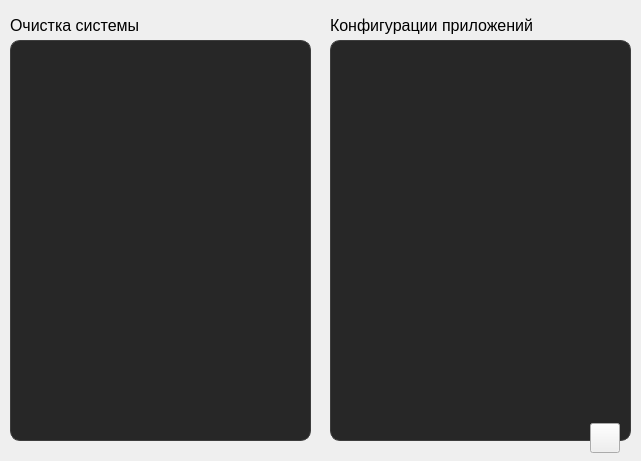
    <widget class="QWidget" name="scrollArea_repair">
     <property name="geometry">
      <rect>
       <x>0</x>
       <y>0</y>
       <width>641</width>
       <height>461</height>
      </rect>
     </property>
     <widget class="QListWidget" name="list_clear">
      <property name="geometry">
       <rect>
        <x>10</x>
        <y>40</y>
        <width>301</width>
        <height>401</height>
       </rect>
      </property>
      <property name="font">
       <font>
        <pointsize>12</pointsize>
       </font>
      </property>
      <property name="focusPolicy">
       <enum>Qt::NoFocus</enum>
      </property>
      <property name="styleSheet">
       <string notr="true">QListWidget#list_clear{
    background-color: #272727;
    border-radius: 10px;
    border: 1px solid #3d3d3d;
}</string>
      </property>
     </widget>
     <widget class="QListWidget" name="list_repair">
      <property name="geometry">
       <rect>
        <x>330</x>
        <y>40</y>
        <width>301</width>
        <height>401</height>
       </rect>
      </property>
      <property name="font">
       <font>
        <pointsize>12</pointsize>
       </font>
      </property>
      <property name="focusPolicy">
       <enum>Qt::NoFocus</enum>
      </property>
      <property name="styleSheet">
       <string notr="true">QListWidget#list_repair{
    background-color: #272727;
    border-radius: 10px;
    border: 1px solid #3d3d3d;
}</string>
      </property>
     </widget>
     <widget class="QLabel" name="label_repair">
      <property name="geometry">
       <rect>
        <x>330</x>
        <y>10</y>
        <width>281</width>
        <height>31</height>
       </rect>
      </property>
      <property name="font">
       <font>
        <pointsize>12</pointsize>
       </font>
      </property>
      <property name="text">
       <string>Конфигурации приложений</string>
      </property>
      <property name="textFormat">
       <enum>Qt::AutoText</enum>
      </property>
      <property name="alignment">
       <set>Qt::AlignLeading|Qt::AlignLeft|Qt::AlignVCenter</set>
      </property>
      <property name="margin">
       <number>0</number>
      </property>
     </widget>
     <widget class="QPushButton" name="push_repair">
      <property name="geometry">
       <rect>
        <x>590</x>
        <y>423</y>
        <width>30</width>
        <height>30</height>
       </rect>
      </property>
      <property name="text">
       <string/>
      </property>
      <property name="icon">
       <iconset resource="klausres.qrc">
        <normaloff>:/img/1.png</normaloff>:/img/1.png</iconset>
      </property>
      <property name="iconSize">
       <size>
        <width>20</width>
        <height>20</height>
       </size>
      </property>
     </widget>
     <widget class="QLabel" name="label_clear">
      <property name="geometry">
       <rect>
        <x>10</x>
        <y>10</y>
        <width>291</width>
        <height>31</height>
       </rect>
      </property>
      <property name="font">
       <font>
        <pointsize>12</pointsize>
       </font>
      </property>
      <property name="text">
       <string>Очистка системы</string>
      </property>
      <property name="textFormat">
       <enum>Qt::AutoText</enum>
      </property>
      <property name="alignment">
       <set>Qt::AlignLeading|Qt::AlignLeft|Qt::AlignVCenter</set>
      </property>
      <property name="margin">
       <number>0</number>
      </property>
     </widget>
    </widget>
